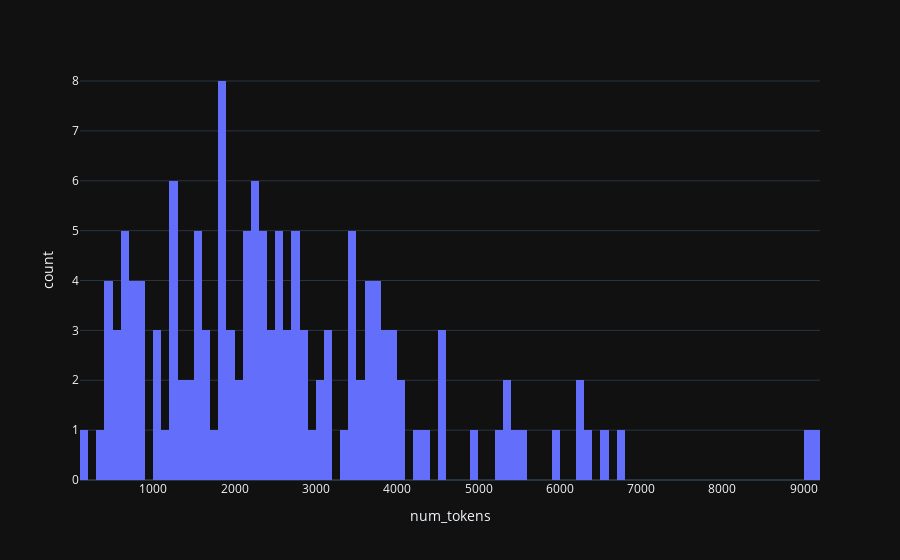

The notebook cell this image was saved under:
### Code cell
# histogram: number of tokens for each document
px.histogram(df_documents, x='num_tokens', nbins=100)

### Figure 1 — Plotly figure (JSON) as saved in the notebook; plotly's stock layout.template omitted (floating-point values rounded to 4 significant figures; data arrays with more than 128 entries replaced by an {"elided": "..."} marker saying what was removed)
{"data": [{"alignmentgroup": "True", "bingroup": "x", "hovertemplate": "num_tokens=%{x}<br>count=%{y}<extra></extra>", "legendgroup": "", "marker": {"color": "#636efa", "pattern": {"shape": ""}}, "name": "", "nbinsx": 100, "offsetgroup": "", "orientation": "v", "showlegend": false, "x": {"elided": "142 int values"}, "xaxis": "x", "yaxis": "y", "type": "histogram"}], "layout": {"xaxis": {"anchor": "y", "domain": [0.0, 1.0], "title": {"text": "num_tokens"}}, "yaxis": {"anchor": "x", "domain": [0.0, 1.0], "title": {"text": "count"}}, "legend": {"tracegroupgap": 0}, "margin": {"t": 60}, "barmode": "relative"}}
